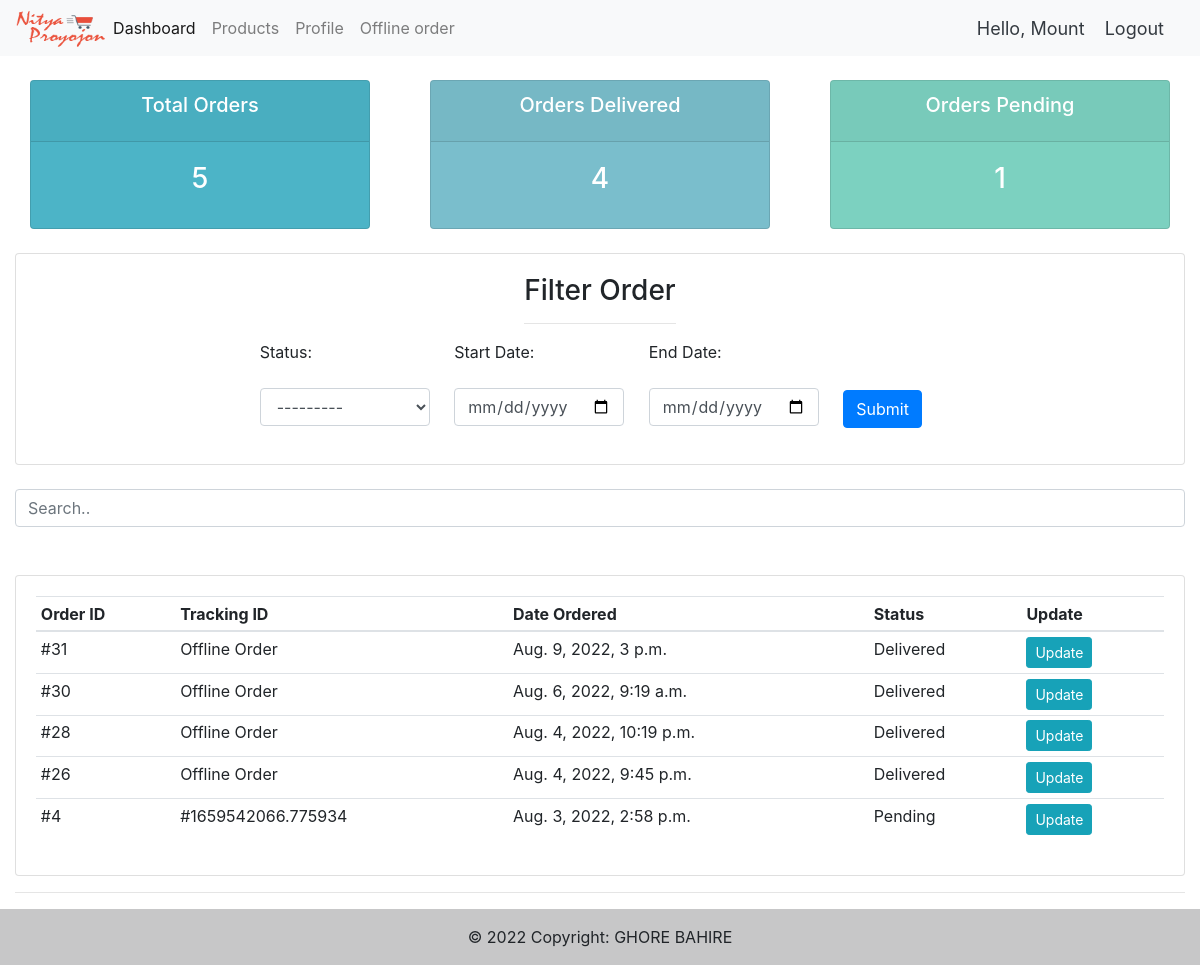
The app's page /totalOrders/ (signed in) with its own data.
### store/models.py (models this page shows, shortened)
class Order(models.Model):
    STATUS = (
        ('Pending','Pending'),
        ('Out for delivery', 'Out for delivery'),
        ('Delivered','Delivered'),
        ('Take','Take')
    )
    shop = models.ForeignKey(ShopOwner, on_delete=models.SET_NULL, blank=True, null=True)
    customer = models.ForeignKey(Customer, null=True, on_delete= models.CASCADE)
    complete = models.BooleanField(default=False)
    transaction_id = models.CharField(max_length=200, null=True)
    date_created = models.DateTimeField(auto_now_add=True, null=True)
    date_added = models.DateTimeField(auto_now_add=True)
    delivery_fee = models.FloatField(default=0,blank=True,null=True)
    total = models.FloatField(default=0,blank=True,null=True)
    advance = models.FloatField(default=0,blank=True,null=True)
    due = models.FloatField(default=0,blank=True,null=True)
    status = models.CharField(default="Pending",max_length=200,blank=True, null=True,choices=STATUS)
    taken_user = models.ForeignKey(User, null=True, on_delete= models.CASCADE)

### store/views.py (the view)
# urls.py: path('totalOrders/',views.totalOrders,name="total-orders"),
@login_required(login_url='login')
def totalOrders(request):
    try:
        user = request.user.customer
        orders = Order.objects.filter(complete=True, customer=user).order_by('-date_created')
        if request.user.is_authenticated:
            customer = request.user.customer
            order, created = Order.objects.get_or_create(customer=customer, complete=False)
            cartItems = order.get_cart_items
        else:
            cookieData = cookieCart(request)
            cartItems = cookieData['cartItems']
    except:
        user = request.user.shopowner
        orders = Order.objects.filter(complete=True, shop=user).order_by('-date_created')
        cartItems = 0
    total_orders = orders.count()
    delivered = orders.filter(status='Delivered').count()
    pending = orders.filter(status='Pending').count()
    myFilter = OrderFilter(request.GET,queryset=orders)
    orders = myFilter.qs
    context = {
        'orders':orders,
        'total_orders':total_orders,
        'delivered':delivered,
        'pending':pending,
        'myFilter':myFilter,
        'cartItems':cartItems,
    }
    return render(request,'totalOrders.html',context)

### store/templates/totalOrders.html (shortened to what this page needs)
{% extends request.user.is_staff|yesno:"shop/main.html,main.html" %}
{% load widget_tweaks %}
{% block main %}
{% include 'status.html' %} <br>
<div class="row">
    <div class="col">
        <div class="card card-body" style="align-items: center;">
            <div class="text-center">
                <h3>Filter Order</h3>
                <hr>
            </div>
            <form method="get">
                <p class="filter-form">Status: <br><br>{{ myFilter.form.status|add_class:'form-control' }}</p>
                <p class="filter-form">Start Date: <br><br><input class="form-control" type="date" name="start_date" id="id_start_date"></p>
                <p class="filter-form">End Date: <br><br><input class="form-control" type="date" name="end_date" id="id_end_date"></p>
                <p class="filter-form"><br><br><input class="btn btn-primary"  type="submit" name="Search" ></p>
            </form>
        </div>
    </div>
</div> <br>
<div class="row">
    <div class="col-md-12">
        <input id="myInput" class="form-control" onkeyup="myFunction()" type="text" placeholder="Search..">
        <br><br>
        <div class="card card-body">
            <table class="table table-sm paginated">
                <thead>
                <tr>
                    <th>Order ID</th>
                    <th>Tracking ID</th>
                    <th>Date Ordered</th>
                    <th>Status</th>
                    <th>Update</th>
                </tr>
                </thead>
                <tbody id="myTable">
                {% for order in orders %}
                <tr>
                    <td>#{{ order.id }}</td>
                    <td>{% if order.transaction_id %} #{{order.transaction_id}} {% else %} Offline Order {% endif %} </td>
                    <td>{{ order.date_added }}</td>
                    <td>{{ order.status }}</td>
                    <td><a class="btn btn-sm btn-info" href="{% url 'store:update_order' order.id %}">Update</a></td>
                </tr>
                {% endfor %}
                </tbody>
            </table>
        </div>
    </div>
</div>
{% endblock %}

### store/templates/shop/navbar.html (shortened to what this page needs)
{% load static %}
<nav class="navbar navbar-expand-lg navbar-light bg-light">
    <a href="https://nityaproyojon.com/"><img src="{% static 'images/logo.png'%}" alt="" height="40px"></a>
    <div class="collapse navbar-collapse" id="navbarNav">
      <ul class="navbar-nav">
        {% if request.user.is_staff%}
        <li class="nav-item active">
          <a class="nav-link" href="{% url 'store:home' %}">Dashboard</a>
        </li>
        <li class="nav-item">
          <a class="nav-link" href="{% url 'store:shop-product' %}">Products</a>
        </li>
        <li class="nav-item">
          <a class="nav-link" href="{% url 'store:account' %}">Profile</a>
        </li>
        <li class="nav-item">
          <a class="nav-link" href="{% url 'store:offline-order' %}">Offline order</a>
        </li>
        {% endif %}
      </ul>
    </div>
    {% if request.user.is_authenticated %}
    <span class="hello-msg">Hello, {{request.user.first_name}}</span>
    <span ><a class="hello-msg" href="{% url 'store:logout' %}">Logout</a></span>
    {% else %}
    <span ><a class="hello-msg" href="{% url 'store:login' %}">Login</a></span>
    {% endif %}
  </nav>

### store/templates/totalOrders.html (style rules this page uses)
.filter-form { width: 170px; display: inline-block; margin-right: 20px; }
.filter-form:last-child { width: 77px; }

### store/templates/shop/navbar.html (style rules this page uses)
.hello-msg { font-size:18px; color:#343a40; margin-right: 20px; }

### records on screen
Order: id "31", shows "Offline Order", date_added "Aug. 9, 2022, 3 p.m.", status "Delivered"
Order: id "30", shows "Offline Order", date_added "Aug. 6, 2022, 9:19 a.m.", status "Delivered"
Order: id "28", shows "Offline Order", date_added "Aug. 4, 2022, 10:19 p.m.", status "Delivered"
Order: id "26", shows "Offline Order", date_added "Aug. 4, 2022, 9:45 p.m.", status "Delivered"
Order: id "4", transaction_id "1659542066.775934", date_added "Aug. 3, 2022, 2:58 p.m.", status "Pending"

### other values on screen
{{ request.user.first_name }} "Mount"
{{ total_orders }} "5"
{{ delivered }} "4"
{{ pending }} "1"
